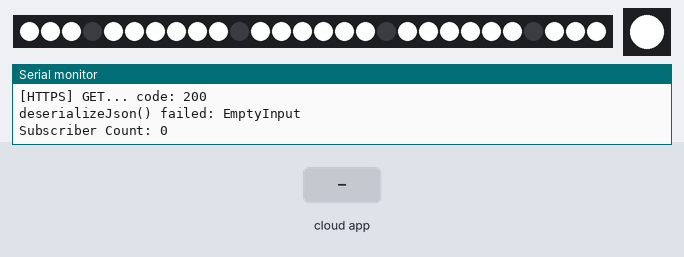
Recording of a sketch running on a simulated ESP32. Shown: 28 RGB LEDs in strip order, left to right, 1 RGB LEDs in strip order, left to right, the last lines printed to the serial monitor. The test bench sets the inputs (shaded band). WiFi joins after 1.5 s; servers stay silent unless stated; uploads are accepted with an empty reply.

Above: at 2.9 s.
3.0 s: the phone or cloud app sets Subscription.Counter to 0
At 4.2 s:
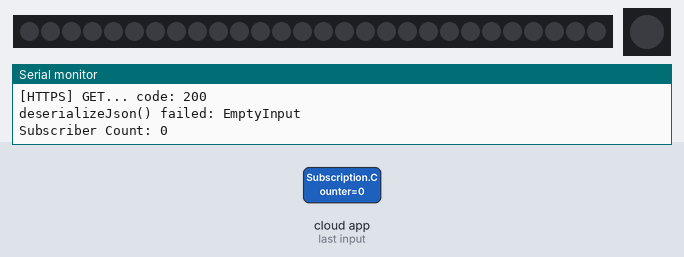
4.5 s: the phone or cloud app sets Subscription.Counter to 64
At 6.1 s:
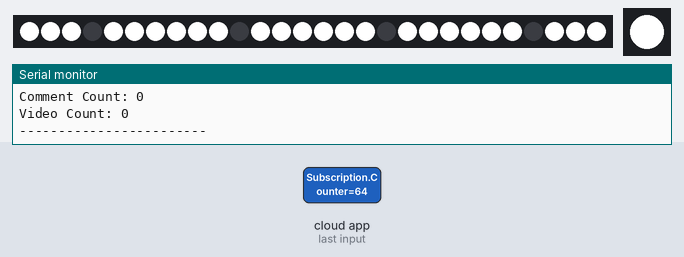
Timing chart, 0 to 7.6 s (numbered marks = the images above; inputs shaded):
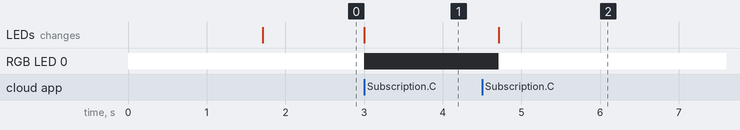

The sketch:

modern-youtube-counter.ino
```cpp
/*******************************************************************
 *  Read YouTube Channel statistics from the YouTube API using an
 *  ESP32
 *
 *  By Brian Lough
 *  Modified By Charlie Steenhagen
 *  Updated to work with ArduinoJSON 6.14.0
 *******************************************************************/

#include "YoutubeApi.h"
#include <WiFi.h>
#include <WiFiClientSecure.h>
#include <FastLED.h>
#include <NTPClient.h>
#include <Espalexa.h>
#include "credentials.h"
#include <ArduinoJson.h> // This Sketch doesn't technically need this, but the library does so it must be installed.

#define NUM_DIGITS 4
#define LEDS_PER_DIGIT 7
#define DATA_PIN 26
#define ELECTRONICS_LED_PIN 27
#define CLOCK_PIN 13
#define DIGITS_NAME "Subscription Counter"
#define SUBSCRIPTION_MODE
//#define CLOCK_MODE
//#define TWELVE_HOUR_TIME
#define DEBUG

WiFiUDP ntpUDP;
NTPClient timeClient(ntpUDP);

Espalexa espalexa;

WiFiClientSecure client;
YoutubeApi api(CHANNEL_ID, API_KEY, client);

// Define the array of leds
CRGB leds[NUM_DIGITS * LEDS_PER_DIGIT];
CRGB led[1];

unsigned long api_mtbs = 60000; //mean time between api requests -- One Minute
unsigned long api_lasttime;   //last time api request has been done
bool power = true;
bool alexa_update = false;
int brightness = 255;
int testcounter = 0;

bool digits[][LEDS_PER_DIGIT] = {
  {true, true, true, false, true, true, true},
  {true, false, false, false, true, false, false},
  {true, true, false, true, false, true, true},
  {true, true, false, true, true, true, false},
  {true, false, true, true, true, false, false},
  {false, true, true, true, true, true, false},
  {false, true, true, true, true, true, true},
  {true, true, false, false, true, false, false},
  {true, true, true, true, true, true, true},
  {true, true, true, true, true, true, false}
};

void subscriptionCounterChanged(uint8_t brightness);

#ifdef CLOCK_MODE
  int timeStampHours = 0;
  int timeStampMinutes = 0;
  int timeStamp = 0;
#endif

void setup() {

  Serial.begin(115200);
  LEDS.addLeds<WS2811,DATA_PIN,RGB>(leds,NUM_DIGITS*LEDS_PER_DIGIT);
  LEDS.setBrightness(255);

  LEDS.addLeds<WS2811, ELECTRONICS_LED_PIN,RGB>(led, 1);
  LEDS.setBrightness(255);
  led[0] = CRGB(255, 255,255);
  LEDS.show();

  #ifdef DEBUG
    // Attempt to connect to Wifi network:
    Serial.print("Connecting Wifi: ");
    Serial.println(ssid);
  #endif

  /* Explicitly set the ESP32 to be a WiFi-client, otherwise, it by default,
     would try to act as both a client and an access-point and could cause
     network-issues with your other WiFi-devices on your WiFi-network. */
  WiFi.mode(WIFI_STA);
  WiFi.begin(ssid, password);
  while (WiFi.status() != WL_CONNECTED) {
    #ifdef DEBUG
      Serial.print(".");
    #endif
    delay(500);
  }

  #ifdef CLOCK_MODE
    // Initialize a NTPClient to get time
    timeClient.begin();

    //Check your UTC time offset at this link
    //https://en.wikipedia.org/wiki/List_of_UTC_time_offsets
    // Set offset time in seconds to adjust for your timezone
    //3600 seconds per hour offset
    //1 hour offset example
    timeClient.setTimeOffset(-3600*4);
  #endif
  espalexa.addDevice("Subscription Counter", subscriptionCounterChanged);
  espalexa.begin();

  IPAddress ip = WiFi.localIP();

  #ifdef DEBUG
    Serial.println("");
    Serial.println("WiFi connected");
    Serial.println("IP address: ");
    Serial.println(ip);
  #endif

  #ifdef SUBSCRIPTION_MODE
    api.getChannelStatistics();
    updateDigits(api.channelStats.subscriberCount);
    Serial.print("Subscriber Count: ");
    Serial.println(api.channelStats.subscriberCount);
  #endif

  #ifdef CLOCK_MODE
    updateTime();
  #endif
}

void loop() {
  espalexa.loop();
  #ifdef CLOCK_MODE
    if(power){
      updateTime();
    }else{
      turnOffDigits();
    }
  #endif

  #ifdef SUBSCRIPTION_MODE
    if(power){
      led[0] = CRGB(255, 255,255);
      if (millis() - api_lasttime > api_mtbs || alexa_update)  {
        #ifdef DEBUG
          Serial.println("Checking...");
        #endif
        if(api.getChannelStatistics())
        {
          #ifdef DEBUG
            Serial.println("---------Stats---------");
            Serial.print("Subscriber Count: ");
            Serial.println(api.channelStats.subscriberCount);
            Serial.print("View Count: ");
            Serial.println(api.channelStats.viewCount);
            Serial.print("Comment Count: ");
            Serial.println(api.channelStats.commentCount);
            Serial.print("Video Count: ");
            Serial.println(api.channelStats.videoCount);
            // Probably not needed :)
            //Serial.print("hiddenSubscriberCount: ");
            //Serial.println(api.channelStats.hiddenSubscriberCount);
            Serial.println("------------------------");
          #endif
          updateDigits(api.channelStats.subscriberCount);
          led[0] = CRGB(255, 255,255);
        }else if(alexa_update){
          updateDigits(0);
          led[0] = CRGB(255, 255,255);
        }
        api_lasttime = millis();
        alexa_update = false;
      }
    }else{
      turnOffDigits();
    }
  #endif
}

void subscriptionCounterChanged(uint8_t brightness) {
    if(brightness == 0){
      power = false;
    }else{
      power = true;
    }
    brightness = brightness;
    alexa_update = true;
}

#ifdef CLOCK_MODE
  /*
   * Updates the NTPClient every loop, but by default the NTPClient only pings the server once a minute
   */
  void updateTime(){
    #ifdef DEBUG
      Serial.println("Updating Time...");
    #endif
    if(timeClient.update()){
      timeStampHours = timeClient.getHours();
      timeStampMinutes = timeClient.getMinutes();
      timeStamp = timeStampHours * 100 + timeStampMinutes;

      #ifdef TWELVE_HOUR_TIME
        if(timeStamp >= 1200){
          timeStamp -= 1200;
        }
      #endif
    }else{
      timeStamp = 0;
    }

    #ifdef DEBUG
      Serial.print("Time: ");
      Serial.println(timeStamp);
    #endif

    updateDigits(timeStamp);
  }
#endif

/*
 * The display will be made up of 7 sections of WS2811 leds which come in sections of 3.
 */
void updateDigits(int subscribers){
  int digit = 0;
  int offset = 0;
  for(int i = 0; i< NUM_DIGITS; i++){
    offset = LEDS_PER_DIGIT * i;
    digit = getDigit(subscribers, i);
    for(int j = 0; j<LEDS_PER_DIGIT; j++){
       if(digits[digit][j]){
          leds[j + offset] = CRGB(brightness,brightness,brightness);
       }else{
          leds[j + offset] = CRGB(0,0,0);
       }
    }
  }
  LEDS.show();
}

/*
 * Turns off all LEDs if Alexa tells it to turn off.
 */
void turnOffDigits(){
  for(int i = 0; i< NUM_DIGITS*LEDS_PER_DIGIT; i++){
     leds[i] = CRGB(0,0,0);
  }
  led[0] = CRGB(0, 0, 0);
  LEDS.show();
}

int getDigit(int number, int digit){
  return (number / (int)pow(10, digit)) % 10;
}
```

YoutubeApi.cpp
```cpp
// (licence header left out)
#include "YoutubeApi.h"

YoutubeApi::YoutubeApi(String channelId, String apiKey, Client &client)	{
	_apiKey = apiKey;
  _channelId = channelId;
	this->client = &client;
}

void YoutubeApi::parseResponse(String httpsResponse){
  StaticJsonDocument<2048> doc;
  DeserializationError error = deserializeJson(doc, httpsResponse);

  // Test if parsing succeeds.
  if (error) {
    Serial.print(F("deserializeJson() failed: "));
    Serial.println(error.f_str());
    return;
  }
  String count = doc["items"][0]["statistics"]["subscriberCount"];
  channelStats.viewCount = doc["items"][0]["statistics"]["viewCount"];
  channelStats.subscriberCount = doc["items"][0]["statistics"]["subscriberCount"];
  channelStats.commentCount = doc["items"][0]["statistics"]["commentCount"];
  channelStats.hiddenSubscriberCount = doc["items"][0]["statistics"]["hiddenSubscriberCount"];
  channelStats.videoCount = doc["items"][0]["statistics"]["videoCount"];
}

bool YoutubeApi::getChannelStatistics(){
  String command="/youtube/v3/channels?part=statistics&id="+_channelId+"&key="+_apiKey; //If you can't find it(for example if you have a custom url) look here: https://www.youtube.com/account_advanced
  WiFiClientSecure *client = new WiFiClientSecure;
  if(client) {
//    client -> setCACert(rootCACertificate);
    client->setInsecure();

    {
      // Add a scoping block for HTTPClient https to make sure it is destroyed before WiFiClientSecure *client is
      HTTPClient https;

      Serial.print("[HTTPS] begin...\n");
      if (https.begin(*client, YTAPI_HOST + command)) {  // HTTPS
        Serial.print("[HTTPS] GET...\n");

        int httpCode = https.GET();

        // httpCode will be negative on error
        if (httpCode > 0) {
          // HTTP header has been send and Server response header has been handled
          Serial.printf("[HTTPS] GET... code: %d\n", httpCode);
          // file found at server
          if (httpCode == HTTP_CODE_OK || httpCode == HTTP_CODE_FOUND) {
            parseResponse(https.getString());
          }
        } else {
          Serial.printf("[HTTPS] GET... failed, error: %s\n", https.errorToString(httpCode).c_str());
        }

        https.end();
      } else {
        Serial.printf("[HTTPS] Unable to connect\n");
      }

      // End extra scoping block
    }

    delete client;
  } else {
    Serial.println("Unable to create client");
  }
}

void YoutubeApi::closeClient() {
	if(client->connected()) {
		if(_debug) { Serial.println(F("Closing client")); }
		client->stop();
	}
}
```

YoutubeApi.h
```cpp
// (licence header left out)
#ifndef YoutubeApi_h
#define YoutubeApi_h

#include <Arduino.h>
#include <ArduinoJson.h>
#include <Client.h>
#include <WiFiClientSecure.h>
#include <HTTPClient.h>


#define YTAPI_HOST "https://www.googleapis.com/"
#define YTAPI_SSL_PORT 443
#define YTAPI_TIMEOUT 1500


struct channelStatistics{
  long viewCount;
  long commentCount;
  long subscriberCount;
  bool hiddenSubscriberCount;
  long videoCount;
};

class YoutubeApi
{
  public:
    YoutubeApi (String channelId, String apiKey, Client &client);
    String sendGetToYoutube(String command);
    String sendGetToYoutubeOld(String command);
    bool getChannelStatistics();
    channelStatistics channelStats;
    bool _debug = false;

  private:
    String _apiKey;
    String _channelId;
    Client *client;
    const int maxMessageLength = 1000;
    bool checkForOkResponse(String response);
    void parseResponse(String httpsResponse);
    void closeClient();
};

#endif
```

credentials_example.h
```cpp
// Your WiFi credentials.
// Set password to "" for open networks.
char ssid[] = "My WiFi Connection";
char password[] = "examplePassword";
#define API_KEY "ENTER_YOUR_API_KEY"  // your google apps API Token
#define CHANNEL_ID "UCezJOfu7OtqGzd5xrP3q6WA" // makes up the url of channel
//If you can't find it(for example if you have a custom url) look here: https://www.youtube.com/account_advanced
```

Measured:
- after the input at 3.0 s, RGB LED 0: RGB(255, 255, 255) → off at once; the LEDs: change at once (image 1)
- after the input at 4.5 s, RGB LED 0: off → RGB(255, 255, 255) after 0.21 s; the LEDs: change after 0.21 s (image 2)
